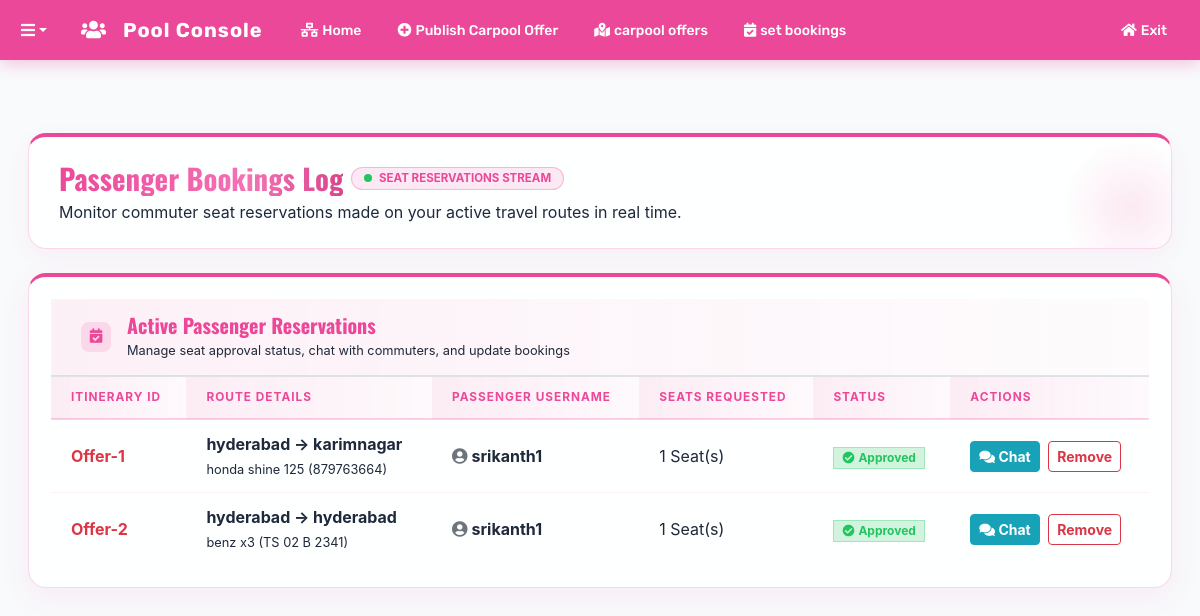
The app's page /portal/carpool/bookings/ (signed in), older data.
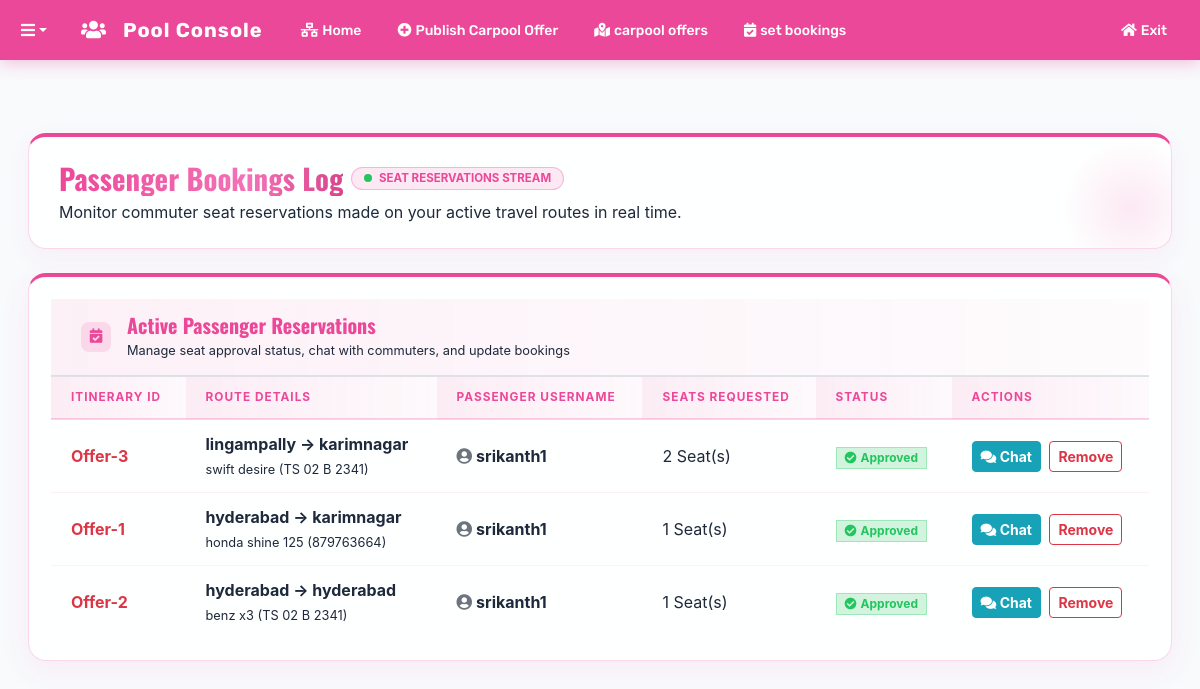
The same page, newer data.
### myapp/models.py (models this page shows, shortened)
class CarpoolSeatBooking(models.Model):
    carpool = models.ForeignKey(CarpoolOffer, on_delete=models.CASCADE, related_name='seat_bookings')
    user = models.ForeignKey(User, on_delete=models.CASCADE, related_name='carpool_trips')
    seats_booked = models.IntegerField(default=1)
    status = models.CharField(max_length=20, default='Pending')
    booked_at = models.DateTimeField(auto_now_add=True)

class CarpoolOffer(models.Model):
    host = models.ForeignKey(User, on_delete=models.CASCADE, related_name='hosted_carpools')
    vehicle_name = models.CharField(max_length=100)
    vehicle_number = models.CharField(max_length=20)
    start_location = models.CharField(max_length=255)
    destination = models.CharField(max_length=255)
    date = models.DateField()
    time = models.TimeField()
    total_seats = models.IntegerField()
    available_seats = models.IntegerField()
    plans_free_booking = models.BooleanField(default=True)
    vehicle_type = models.CharField(max_length=20, default='car')
    price = models.IntegerField(default=0)
    status = models.CharField(
        max_length=20,
        choices=[
            ('Upcoming', 'Upcoming'),
            ('In_Progress', 'In Progress'),
            ('Completed', 'Completed'),
            ('Cancelled', 'Cancelled')
        ],
        default='Upcoming'
    )
    created_at = models.DateTimeField(auto_now_add=True)

### myapp/views.py (the view, shortened to what this page needs)
# urls.py: path('portal/carpool/bookings/', portal_carpool_bookings_view, name='portal_carpool_bookings'),
@login_required
def portal_carpool_bookings_view(request):
    if request.session.get('portal_role') != 'carpool':
        request.session['portal_role'] = 'carpool'
    bookings = CarpoolSeatBooking.objects.filter(carpool__host=request.user).order_by('-booked_at')
    return render(request, 'portal_carpool_bookings.html', {'bookings': bookings})

### templates/portal_carpool_bookings.html (shortened to what the changed rows need)
{% load static %}
<!DOCTYPE html>
<html lang="en">
<head>
    <link href="https://cdnjs.cloudflare.com/ajax/libs/font-awesome/5.15.0/css/all.min.css" rel="stylesheet">
    <link rel="stylesheet" href="{% static 'css/bootstrap.min-1.css'%}">
    <link rel="stylesheet" href="{% static 'css/premium_home.css' %}">
</head>
<body>
    <div class="container py-5">
        <div class="portal-section-container p-5 mb-5">
            <div class="d-flex justify-content-between align-items-center flex-wrap gap-2 text-left">
                <div>
                    <div class="d-flex align-items-center gap-2 mb-1">
                        <h1 class="font-weight-bold outfit-font mb-0 text-title shimmer-text" style="font-size: 1.8rem;">Passenger Bookings Log</h1>
                    </div>
                </div>
            </div>
        </div>
        <div class="glass-card p-0 table-container">
            <div class="table-responsive">
                <table class="table admin-table text-left mb-0">
                    <thead>
                        <tr>
                            <th>Itinerary ID</th>
                            <th>Route Details</th>
                            <th>Passenger Username</th>
                            <th>Seats Requested</th>
                            <th>Status</th>
                            <th>Actions</th>
                        </tr>
                    </thead>
                    <tbody>
                        {% for b in bookings %}
                        <tr>
                            <td class="font-weight-bold text-danger">Offer-{{ b.carpool.id }}</td>
                            <td>
                                <div class="font-weight-bold text-title">{{ b.carpool.start_location }} → {{ b.carpool.destination }}</div>
                                <small class="text-subtitle">{{ b.carpool.vehicle_name }} ({{ b.carpool.vehicle_number }})</small>
                            </td>
                            <td class="font-weight-bold text-title">
                                <i class="fas fa-user-circle mr-1 text-muted"></i>{{ b.user.username }}
                            </td>
                            <td>{{ b.seats_booked }} Seat(s)</td>
                            <td>
                                {% if b.status == 'Approved' %}
                                <span class="badge badge-success px-2 py-1"><i class="fas fa-check-circle mr-1"></i>Approved</span>
                                {% elif b.status == 'Cancelled' %}
                                <span class="badge badge-danger px-2 py-1"><i class="fas fa-times-circle mr-1"></i>Cancelled</span>
                                {% else %}
                                <span class="badge badge-warning text-dark px-2 py-1"><i class="fas fa-spinner fa-spin mr-1"></i>Pending Approval</span>
                                {% endif %}
                            </td>
                            <td>
                                <form method="POST" style="display: inline;">
                                    {% if b.status == 'Pending' %}
                                    <button type="submit" name="action" value="approve" class="btn btn-sm btn-success px-2 py-1 font-weight-bold rounded mr-1">
                                        Approve
                                    </button>
                                    <button type="submit" name="action" value="cancel" class="btn btn-sm btn-outline-danger px-2 py-1 font-weight-bold rounded">
                                        Reject
                                    </button>
                                    {% elif b.status == 'Approved' %}
                                    <button type="button" onclick="openHostChat('{{ b.user.username }}', '{{ b.user.id }}')" class="btn btn-sm btn-info px-2 py-1 font-weight-bold text-white rounded mr-1">
                                        <i class="fas fa-comments"></i> Chat
                                    </button>
                                    <button type="submit" name="action" value="cancel" class="btn btn-sm btn-outline-danger px-2 py-1 font-weight-bold rounded">
                                        Remove
                                    </button>
                                    {% else %}
                                    <button type="button" class="btn btn-sm btn-light px-2 py-1 font-weight-bold text-muted rounded" disabled>
                                        Inactive
                                    </button>
                                    {% endif %}
                                </form>
                            </td>
                        </tr>
                        {% endfor %}
                    </tbody>
                </table>
            </div>
        </div>
    </div>
</body>
</html>

Row changes from the older to the newer data that the page shows:
added CarpoolSeatBooking: carpool.id "3", carpool.start_location "lingampally", carpool.destination "karimnagar", carpool.vehicle_name "swift desire", carpool.vehicle_number "TS 02 B 2341", user.username "srikanth1", seats_booked "2", status "Approved" (drawn)
